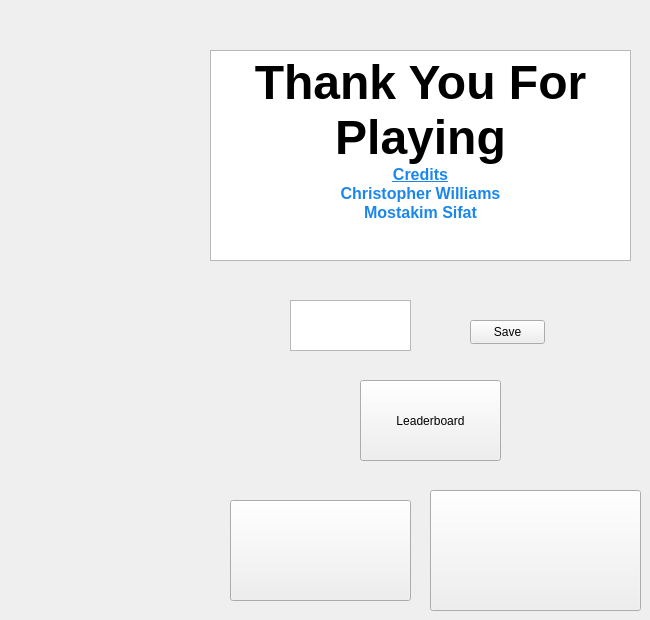
    <widget class="QWidget" name="page_5">
     <widget class="QTextEdit" name="textEdit_14">
      <property name="geometry">
       <rect>
        <x>210</x>
        <y>50</y>
        <width>421</width>
        <height>211</height>
       </rect>
      </property>
      <property name="readOnly">
       <bool>true</bool>
      </property>
      <property name="html">
       <string>&lt;!DOCTYPE HTML PUBLIC &quot;-//W3C//DTD HTML 4.0//EN&quot; &quot;http://www.w3.org/TR/REC-html40/strict.dtd&quot;&gt;
&lt;html&gt;&lt;head&gt;&lt;meta name=&quot;qrichtext&quot; content=&quot;1&quot; /&gt;&lt;meta charset=&quot;utf-8&quot; /&gt;&lt;style type=&quot;text/css&quot;&gt;
p, li { white-space: pre-wrap; }
hr { height: 1px; border-width: 0; }
li.unchecked::marker { content: &quot;\2610&quot;; }
li.checked::marker { content: &quot;\2612&quot;; }
&lt;/style&gt;&lt;/head&gt;&lt;body style=&quot; font-family:'Segoe UI'; font-size:9pt; font-weight:400; font-style:normal;&quot;&gt;
&lt;p align=&quot;center&quot; style=&quot; margin-top:0px; margin-bottom:0px; margin-left:0px; margin-right:0px; -qt-block-indent:0; text-indent:0px;&quot;&gt;&lt;span style=&quot; font-size:36pt; font-weight:700;&quot;&gt;Thank You For Playing&lt;/span&gt;&lt;/p&gt;
&lt;p align=&quot;center&quot; style=&quot; margin-top:0px; margin-bottom:0px; margin-left:0px; margin-right:0px; -qt-block-indent:0; text-indent:0px;&quot;&gt;&lt;span style=&quot; font-size:12pt; font-weight:700; text-decoration: underline; color:#1b87ec;&quot;&gt;Credits&lt;/span&gt;&lt;/p&gt;
&lt;p align=&quot;center&quot; style=&quot; margin-top:0px; margin-bottom:0px; margin-left:0px; margin-right:0px; -qt-block-indent:0; text-indent:0px;&quot;&gt;&lt;span style=&quot; font-size:12pt; font-weight:700; color:#1b87ec;&quot;&gt;Christopher Williams&lt;/span&gt;&lt;/p&gt;
&lt;p align=&quot;center&quot; style=&quot; margin-top:0px; margin-bottom:0px; margin-left:0px; margin-right:0px; -qt-block-indent:0; text-indent:0px;&quot;&gt;&lt;span style=&quot; font-size:12pt; font-weight:700; color:#1b87ec;&quot;&gt;Mostakim Sifat&lt;/span&gt;&lt;/p&gt;&lt;/body&gt;&lt;/html&gt;</string>
      </property>
     </widget>
     <widget class="QPushButton" name="pushButton_5">
      <property name="geometry">
       <rect>
        <x>230</x>
        <y>500</y>
        <width>181</width>
        <height>101</height>
       </rect>
      </property>
      <property name="styleSheet">
       <string notr="true">border-image: url(:/button/yes_button.png);</string>
      </property>
      <property name="text">
       <string/>
      </property>
     </widget>
     <widget class="QPushButton" name="pushButton_6">
      <property name="geometry">
       <rect>
        <x>430</x>
        <y>490</y>
        <width>211</width>
        <height>121</height>
       </rect>
      </property>
      <property name="styleSheet">
       <string notr="true">border-image: url(:/button/no_button.png);</string>
      </property>
      <property name="text">
       <string/>
      </property>
     </widget>
     <widget class="QPushButton" name="pushButton_7">
      <property name="geometry">
       <rect>
        <x>360</x>
        <y>380</y>
        <width>141</width>
        <height>81</height>
       </rect>
      </property>
      <property name="text">
       <string>Leaderboard</string>
      </property>
     </widget>
     <widget class="QPushButton" name="pushButton_8">
      <property name="geometry">
       <rect>
        <x>470</x>
        <y>320</y>
        <width>75</width>
        <height>24</height>
       </rect>
      </property>
      <property name="text">
       <string>Save</string>
      </property>
     </widget>
     <widget class="QTextEdit" name="textEdit_15">
      <property name="geometry">
       <rect>
        <x>290</x>
        <y>300</y>
        <width>121</width>
        <height>51</height>
       </rect>
      </property>
     </widget>
    </widget>
